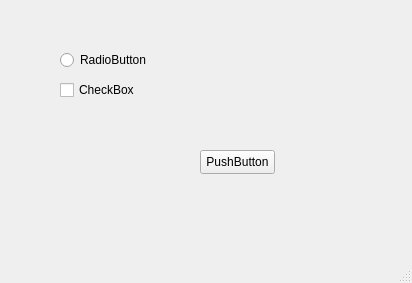
<?xml version="1.0" encoding="UTF-8"?>
<ui version="4.0">
 <class>MainWindow</class>
 <widget class="QMainWindow" name="MainWindow">
  <property name="geometry">
   <rect>
    <x>0</x>
    <y>0</y>
    <width>412</width>
    <height>283</height>
   </rect>
  </property>
  <property name="windowTitle">
   <string>MainWindow</string>
  </property>
  <widget class="QWidget" name="centralwidget">
   <widget class="QRadioButton" name="radioButton">
    <property name="geometry">
     <rect>
      <x>60</x>
      <y>50</y>
      <width>89</width>
      <height>20</height>
     </rect>
    </property>
    <property name="text">
     <string>RadioButton</string>
    </property>
   </widget>
   <widget class="QPushButton" name="pushButton">
    <property name="geometry">
     <rect>
      <x>200</x>
      <y>150</y>
      <width>75</width>
      <height>24</height>
     </rect>
    </property>
    <property name="text">
     <string>PushButton</string>
    </property>
   </widget>
   <widget class="QCheckBox" name="checkBox">
    <property name="geometry">
     <rect>
      <x>60</x>
      <y>80</y>
      <width>76</width>
      <height>20</height>
     </rect>
    </property>
    <property name="text">
     <string>CheckBox</string>
    </property>
   </widget>
  </widget>
  <widget class="QMenuBar" name="menubar">
   <property name="geometry">
    <rect>
     <x>0</x>
     <y>0</y>
     <width>412</width>
     <height>22</height>
    </rect>
   </property>
  </widget>
  <widget class="QStatusBar" name="statusbar"/>
 </widget>
 <resources/>
 <connections/>
</ui>
